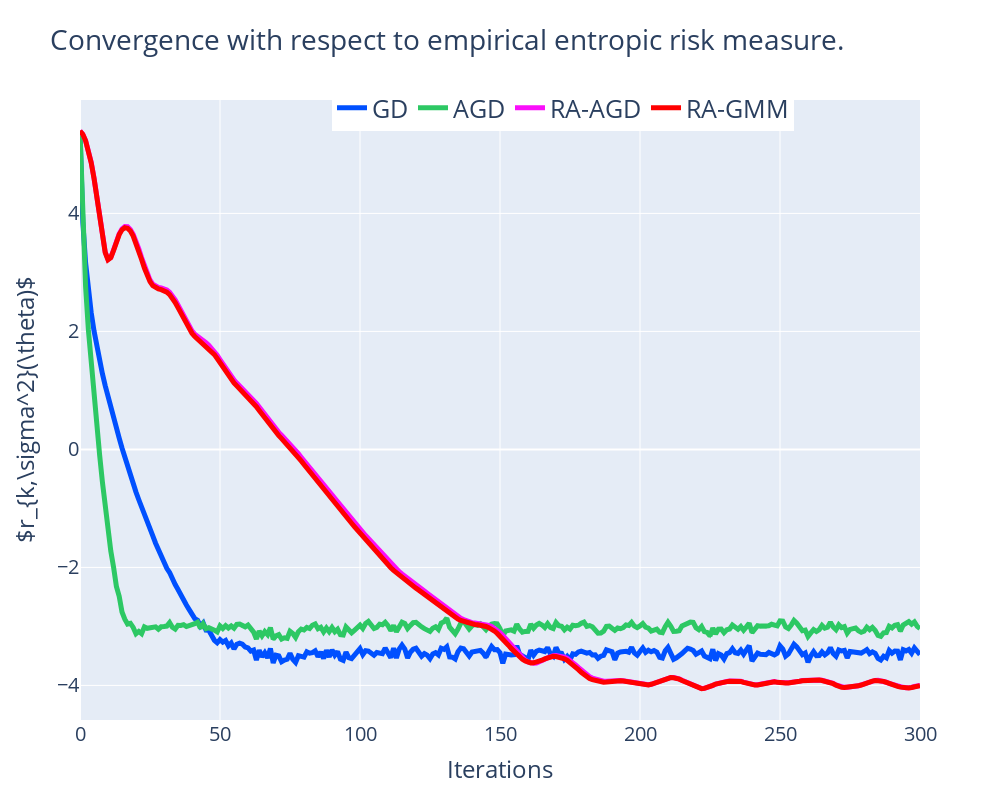

This figure's notebook cell:
### Markdown cell above
We also compare the the convergence of the algorithms in terms of empirical finite-horizon entropic risk measure, $\tilde{r}_{k,\sigma^2}(\theta)$. We accomplished this by sampling $\{x_k^{(i)}\}_{i=1,..,50}$ at each iteration and computing 
$$
\tilde{r}_{k,\sigma^2}(\theta):= \frac{2\sigma^2}{\theta}\log \frac{1}{50} \sum_{i=1}^{50} e^{\frac{\theta}{2\sigma^2}(f(x_k^{(i)})-f(x_*))},
$$

### Code cell
# The comparison of convergence with respect to empirical risk measure
theta=5

# Empirical risk measure of ST-GD
diff_gd=stgd_data.values
emp_risk_meas_stgd=sfoms_quad.emp_risk_meas(diff_gd,theta)

# Empirical risk measure of ST-AGD
diff_stagd=stagd_data.values
emp_risk_meas_stagd=sfoms_quad.emp_risk_meas(diff_stagd,theta)

# Empirical risk measure of RA-AGD
diff_raagd=raagd_data.values
emp_risk_meas_raagd=sfoms_quad.emp_risk_meas(diff_raagd,theta)

# Emprical risk measure of RA-GMM
diff_ragmm=ragmm_data.values
emp_risk_meas_ragmm=sfoms_quad.emp_risk_meas(diff_ragmm,theta)


risk_meas_fig=go.Figure()
# Plot emp. risk measure of standard SGD 
risk_meas_fig.add_trace(go.Scatter(y=np.log(emp_risk_meas_stgd),
                                line=dict(color="rgba(0, 80, 255, 1)",width=5),
                                # name="ST-GD (risk meas)",
                                name="GD"
                                ))
risk_meas_fig.add_trace(go.Scatter(y=np.log(stgd_path_mean),
                                line=dict(color="rgba(0, 80, 255, 1)",dash="dash"),
                                # name="ST-GD (mean)"
                                showlegend=False
                                ))
# Plot emp. risk measure of standard AGD
risk_meas_fig.add_trace(go.Scatter(y=np.log(emp_risk_meas_stagd),
                                line=dict(color="rgba(45, 200, 100, 1)",width=5),
                                # name="ST-AGD (risk meas)",
                                name="AGD"
                                ))
risk_meas_fig.add_trace(go.Scatter(y=np.log(stagd_path_mean),
                                line=dict(color="rgba(45, 200, 100, 1)",dash='dash'),
                                # name="ST-AGD (mean)"
                                showlegend=False
                                ))

# Plot risk-averse AGD
risk_meas_fig.add_trace(go.Scatter(y=np.log(emp_risk_meas_raagd),
                                line=dict(color="rgba(250, 15, 250, 1)",width=5),
                                # name="raAGD-risk meas"
                                name="RA-AGD"
                                )
                                )
risk_meas_fig.add_trace(go.Scatter(y=np.log(raagd_path_mean),
                                line=dict(color="rgba(250, 15, 250, 1)",dash="dash"),
                                name="RA-AGD (mean)",
                                showlegend=False
                                ))


# Plot risk-averse GMM
risk_meas_fig.add_trace(go.Scatter(y=np.log(emp_risk_meas_ragmm),
                                line=dict(color="rgba(255, 0, 0, 1)",width=5),
                                name="RA-GMM"
                                ))
risk_meas_fig.add_trace(go.Scatter(y=np.log(ragmm_path_mean),
                                line=dict(color="rgba(255, 0, 0, 1)",dash='dash'),
                                name="RA-GMM (mean)",
                                showlegend=False)
)

risk_meas_fig.update_layout(legend=dict(
    orientation="h",
    yanchor="bottom",
    y=0.95,
    xanchor="right",
    x=0.85
),
legend_font_size=25,
title="Convergence with respect to empirical entropic risk measure.",
yaxis_title=r"$r_{k,\sigma^2}(\theta)$",
xaxis_title="Iterations",
font=dict(size=20),
width=1000,
height=800)
# risk_meas_fig.update_yaxes(type="log")
risk_meas_fig.show()

### Figure 1 — Plotly figure (JSON) as saved in the notebook; plotly's stock layout.template omitted (floating-point values rounded to 4 significant figures; data arrays with more than 128 entries replaced by an {"elided": "..."} marker saying what was removed)
{"data": [{"line": {"color": "rgba(0, 80, 255, 1)", "width": 5}, "name": "GD", "type": "scatter", "y": {"elided": "301 float values"}}, {"line": {"color": "rgba(0, 80, 255, 1)", "dash": "dash"}, "showlegend": false, "type": "scatter", "y": {"elided": "301 float values"}}, {"line": {"color": "rgba(45, 200, 100, 1)", "width": 5}, "name": "AGD", "type": "scatter", "y": {"elided": "301 float values"}}, {"line": {"color": "rgba(45, 200, 100, 1)", "dash": "dash"}, "showlegend": false, "type": "scatter", "y": {"elided": "301 float values"}}, {"line": {"color": "rgba(250, 15, 250, 1)", "width": 5}, "name": "RA-AGD", "type": "scatter", "y": {"elided": "301 float values"}}, {"line": {"color": "rgba(250, 15, 250, 1)", "dash": "dash"}, "name": "RA-AGD (mean)", "showlegend": false, "type": "scatter", "y": {"elided": "301 float values"}}, {"line": {"color": "rgba(255, 0, 0, 1)", "width": 5}, "name": "RA-GMM", "type": "scatter", "y": {"elided": "301 float values"}}, {"line": {"color": "rgba(255, 0, 0, 1)", "dash": "dash"}, "name": "RA-GMM (mean)", "showlegend": false, "type": "scatter", "y": {"elided": "301 float values"}}], "layout": {"font": {"size": 20}, "height": 800, "legend": {"font": {"size": 25}, "orientation": "h", "x": 0.85, "xanchor": "right", "y": 0.95, "yanchor": "bottom"}, "title": {"text": "Convergence with respect to empirical entropic risk measure."}, "width": 1000, "xaxis": {"title": {"text": "Iterations"}}, "yaxis": {"title": {"text": "$r_{k,\\sigma^2}(\\theta)$"}}}}
